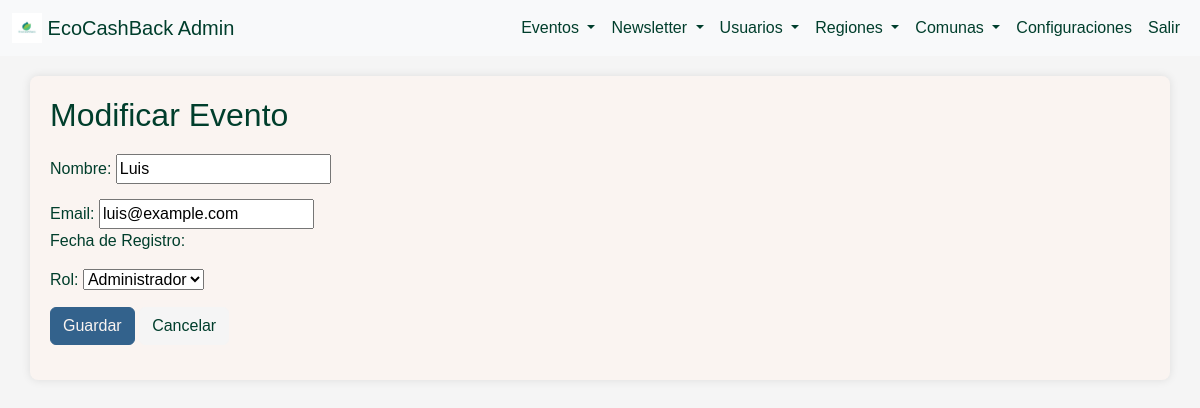
The app's page /administracion/modificar_user/1/ with its own data.
### administracion/models.py (models this page shows, shortened)
class Usuario(models.Model):
    nombre = models.CharField(max_length=100)
    email = models.EmailField(unique=True)
    contraseña = models.CharField(max_length=100)
    fecha_registro = models.DateTimeField(auto_now_add=True)
    rol = models.ForeignKey(Rol, on_delete=models.CASCADE, default=1)  # Establece un valor predeterminado para el campo 'rol'

class Rol(models.Model):
    rol_id = models.AutoField(primary_key=True)
    nombre = models.CharField(max_length=100)
    descripcion = models.TextField()
    def __str__(self):
        return self.nombre

### administracion/views.py (the view)
# urls.py: path('modificar_user/<int:pk>/', views.modificar_users, name='modificar_users'),
def modificar_users(request, pk):
    usuario = get_object_or_404(Usuario, pk=pk)
    if request.method == 'POST':
        form = UsuarioForm(request.POST, instance=usuario)
        if form.is_valid():
            form.save()
            return redirect('listar_users')
    else:
        form = UsuarioForm(instance=usuario)
    return render(request, 'administracion/users/modificar_user.html', {'form': form})

### administracion/forms.py
class UsuarioForm(forms.ModelForm):
    class Meta:
        model = Usuario
        fields = ['email', 'nombre', 'contraseña', 'rol']

### administracion/templates/administracion/users/modificar_user.html (shortened to what this page needs)
{% load static %}
<!DOCTYPE html>
<html lang="es">
<head>
    <link rel="stylesheet" href="https://cdn.jsdelivr.net/npm/bootstrap@5.3.3/dist/css/bootstrap.min.css">
    <link rel="stylesheet" href="{% static 'css/admin_styles.css' %}">
</head>
<body>
    <nav class="navbar navbar-expand-lg navbar-light bg-light">
        <div class="container-fluid">
            <a class="navbar-brand" href="{% url 'admin_dashboard' %}">
                <img src="{% static 'img/logo-ecocashback.jpeg' %}" alt="Logo-EcoCashBack" width="30" height="30" class="d-inline-block align-top">
                EcoCashBack Admin
            </a>
            <div class="collapse navbar-collapse" id="navbarNav">
                <ul class="navbar-nav ms-auto">
                    <li class="nav-item dropdown">
                        <a class="nav-link dropdown-toggle" href="#" id="eventosDropdown" role="button" data-bs-toggle="dropdown" aria-expanded="false">
                            Eventos
                        </a>
                    </li>
                    <li class="nav-item dropdown">
                        <a class="nav-link dropdown-toggle" href="#" id="newsletterDropdown" role="button" data-bs-toggle="dropdown" aria-expanded="false">
                            Newsletter
                        </a>
                    </li>
                    <li class="nav-item dropdown">
                        <a class="nav-link dropdown-toggle" href="#" id="usuariosDropdown" role="button" data-bs-toggle="dropdown" aria-expanded="false">
                            Usuarios
                        </a>
                    </li>
                    <li class="nav-item dropdown">
                        <a class="nav-link dropdown-toggle" href="#" id="regionesDropdown" role="button" data-bs-toggle="dropdown" aria-expanded="false">
                            Regiones
                        </a>
                    </li>
                    <li class="nav-item dropdown">
                        <a class="nav-link dropdown-toggle" href="#" id="comunasDropdown" role="button" data-bs-toggle="dropdown" aria-expanded="false">
                            Comunas
                        </a>
                    </li>
                    <li class="nav-item">
                        <a class="nav-link" href="#">Configuraciones</a>
                    </li>
                    <li class="nav-item">
                        <a class="nav-link" href="#">Salir</a>
                    </li>
                </ul>
            </div>
        </div>
    </nav>
    <main class="container">
        <h2>Modificar Evento</h2>
        <form method="post">
            <div class="form-group">
                <label for="id_nombre">Nombre:</label>
                {{ form.nombre }}
            </div>
            <div class="form-group">
                <label for="id_email">Email:</label>
                {{ form.email }}
            <div class="form-group">
                <label for="id_fecha_registro">Fecha de Registro:</label>
            </div>
            <div class="form-group">
                <label for="id_rol">Rol:</label>
                {{ form.rol }}
            </div>
            <button type="submit" class="btn btn-primary">Guardar</button>
            <a href="{% url 'listar_users' %}" class="btn btn-secondary">Cancelar</a>
        </form>
    </main>
</body>
</html>

### administracion/static/css/admin_styles.css (style rules this page uses)
:root { --verde: #003E2C; --crema: #faf4f1; --gris: #f5f5f5; --azul: #33628c; }
body { font-family: Arial, sans-serif; background-color: var(--gris); color: var(--verde); margin: 0; padding: 0; }
.navbar { background-color: var(--azul); }
.navbar-brand, .navbar-nav .nav-link { color: var(--verde) !important; }
.container { margin-top: 20px; background-color: var(--crema); padding: 20px; border-radius: 8px; box-shadow: 0 0 10px rgba(0, 0, 0, 0.1); }
h2 { color: var(--verde); }
.btn-primary { background-color: var(--azul); border-color: var(--azul); color: var(--crema); }
.btn-secondary { background-color: var(--gris); border-color: var(--gris); color: var(--verde); }
form { margin-top: 20px; }
form .form-group { margin-bottom: 15px; }

### records on screen
Usuario: nombre "Luis", email "luis@example.com"
Rol: rol "Administrador"
